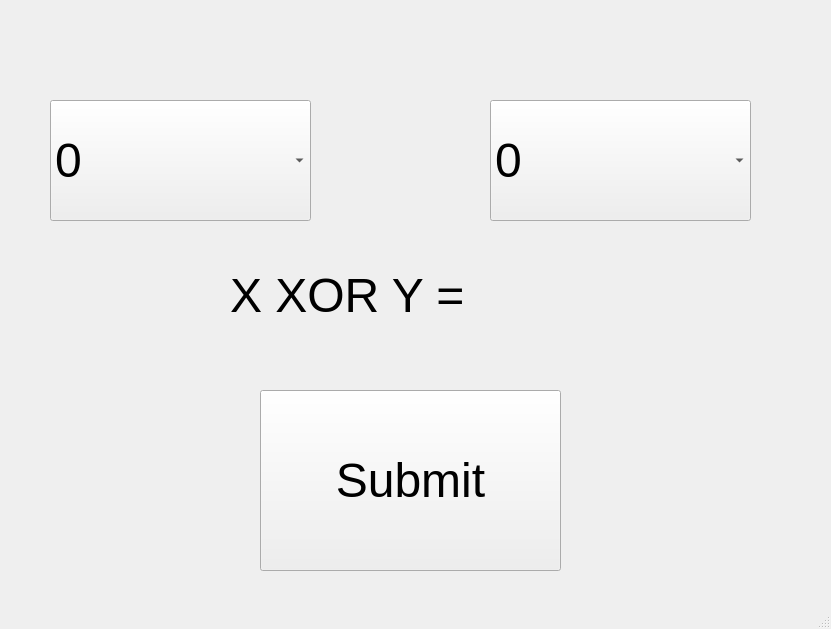
<?xml version="1.0" encoding="UTF-8"?>
<ui version="4.0">
 <class>MainWindow</class>
 <widget class="QMainWindow" name="MainWindow">
  <property name="geometry">
   <rect>
    <x>0</x>
    <y>0</y>
    <width>831</width>
    <height>629</height>
   </rect>
  </property>
  <property name="windowTitle">
   <string>MainWindow</string>
  </property>
  <widget class="QWidget" name="centralwidget">
   <widget class="QComboBox" name="comboBox1">
    <property name="geometry">
     <rect>
      <x>50</x>
      <y>100</y>
      <width>261</width>
      <height>121</height>
     </rect>
    </property>
    <property name="font">
     <font>
      <pointsize>36</pointsize>
     </font>
    </property>
    <item>
     <property name="text">
      <string>0</string>
     </property>
    </item>
    <item>
     <property name="text">
      <string>1</string>
     </property>
    </item>
   </widget>
   <widget class="QComboBox" name="comboBox2">
    <property name="geometry">
     <rect>
      <x>490</x>
      <y>100</y>
      <width>261</width>
      <height>121</height>
     </rect>
    </property>
    <property name="font">
     <font>
      <pointsize>36</pointsize>
     </font>
    </property>
    <item>
     <property name="text">
      <string>0</string>
     </property>
    </item>
    <item>
     <property name="text">
      <string>1</string>
     </property>
    </item>
   </widget>
   <widget class="QPushButton" name="submit">
    <property name="geometry">
     <rect>
      <x>260</x>
      <y>390</y>
      <width>301</width>
      <height>181</height>
     </rect>
    </property>
    <property name="font">
     <font>
      <pointsize>36</pointsize>
     </font>
    </property>
    <property name="text">
     <string>Submit</string>
    </property>
   </widget>
   <widget class="QLabel" name="label">
    <property name="geometry">
     <rect>
      <x>230</x>
      <y>250</y>
      <width>351</width>
      <height>91</height>
     </rect>
    </property>
    <property name="font">
     <font>
      <pointsize>36</pointsize>
     </font>
    </property>
    <property name="text">
     <string>X XOR Y = </string>
    </property>
   </widget>
  </widget>
  <widget class="QMenuBar" name="menubar">
   <property name="geometry">
    <rect>
     <x>0</x>
     <y>0</y>
     <width>831</width>
     <height>21</height>
    </rect>
   </property>
  </widget>
  <widget class="QStatusBar" name="statusbar"/>
 </widget>
 <resources/>
 <connections/>
</ui>
